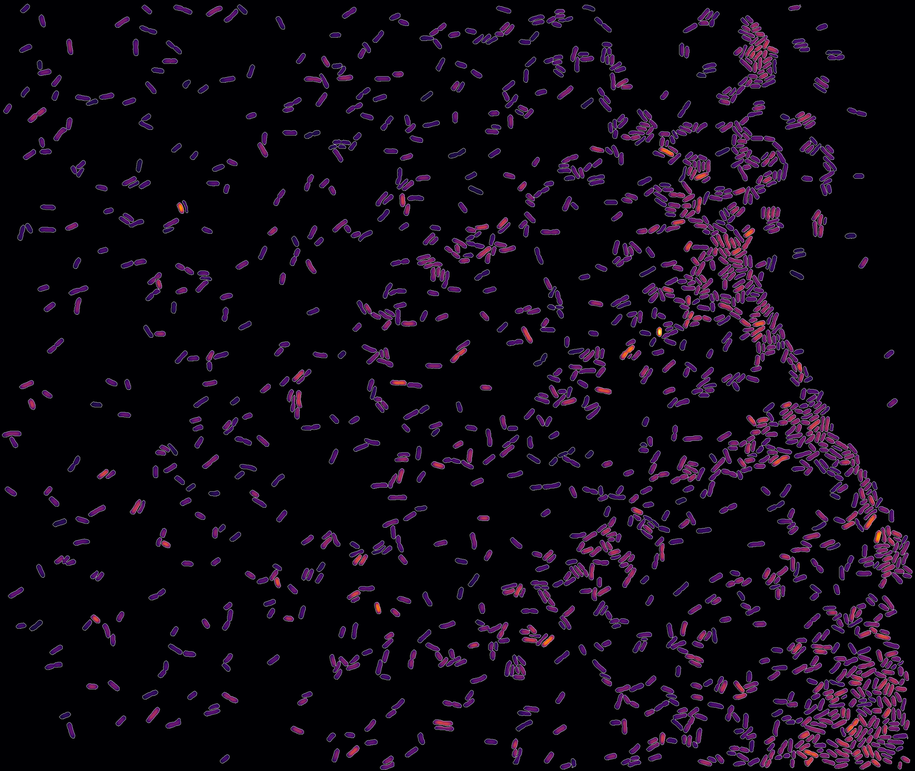
#> input picture seg.png, 915 x 771 px, shrunk from 2191 x 1847 before the run
$ python -i image.py   (imports and definitions only)   (older library calls are emulated)
#> lines starting #> are read from the running program, lines starting #| are printed output that depends on the picture; after the words box and inside, x2 and y2 are one past the last pixel; in counts of white or black regions, pixels touching at a corner belong together
# -*- coding: utf-8 -*-
import skimage.segmentation
import skimage.io
import skimage.morphology
import skimage.filters
import skimage.measure
import scipy.ndimage
import numpy as np
import pandas as pd


# [82 lines left out: functions projection, generate_flatfield, not called in this run]

def find_zero_crossings(im, selem, thresh):
    """
    This  function computes the gradients in pixel values of an image after
    applying a sobel filter to a given image. This  function is later used in
    the Laplacian of Gaussian cell segmenter (log_segmentation) function. The
    arguments are as follows.

    Parameters
    ----------
    im : 2d-array
        Image to be filtered.
    selem : 2d-array, bool
        Structural element used to compute gradients.
    thresh :  float
        Threshold to define gradients.

    Returns
    -------
    zero_cross : 2d-array
        Image with identified zero-crossings.

    Notes
    -----
    This function as well as `log_segmentation` were written by Justin Bois.
    http://bebi103.caltech.edu/
    """

    # apply a maximum and minimum filter to the image.
    im_max = scipy.ndimage.filters.maximum_filter(im, footprint=selem)
    im_min = scipy.ndimage.filters.minimum_filter(im, footprint=selem)

    # Compute the gradients using a sobel filter.
    im_filt = skimage.filters.sobel(im)

    # Find the zero crossings.
    zero_cross = (((im >= 0) & (im_min < 0)) | ((im <= 0) & (im_max > 0)))\
        & (im_filt >= thresh)

    return zero_cross


# #################
def log_segmentation(im, selem=None, thresh=0.0001, radius=2.0,
                     median_filt=True, clear_border=True, label=False):
    """
    This function computes the Laplacian of a gaussian filtered image and
    detects object edges as regions which cross zero in the derivative.

    Parameters
    ----------
    im :  2d-array
        Image to be processed. Must be a single channel image.
    selem : 2d-array, bool
        Structural element for identifying zero crossings. Default value is
        a 2x2 pixel square.
    radius : float
        Radius for gaussian filter prior to computation of derivatives.
    median_filt : bool
        If True, the input image will be median filtered with a 3x3 structural
        element prior to segmentation.
    selem : 2d-array, bool
        Structural element to be applied for laplacian calculation.
    thresh : float
        Threshold past which
    clear_border : bool
        If True, segmented objects touching the border will be removed.
        Default is True.
    label : bool
        If True, segmented objecs will be labeled. Default is False.

    Returns
    -------
    im_final : 2d-array
        Final segmentation mask. If label==True, the output will be a integer
        labeled image. If label==False, the output will be a bool.

    Notes
    -----
    We thank Justin Bois in his help writing this function.
    https://bebi103.caltech.edu
    """

    # Test that the provided image is only 2-d.
    if len(np.shape(im)) > 2:
        raise ValueError('image must be a single channel!')

    # Determine if the image should be median filtered.
    if median_filt is True:
        selem = skimage.morphology.square(3)
        im_filt = scipy.ndimage.median_filter(im, footprint=selem)
    else:
        im_filt = im
    # Ensure that the provided image is a float.
    if np.max(im) > 1.0:
        im_float = skimage.img_as_float(im_filt)
    else:
        im_float = im_filt

    # Compute the LoG filter of the image.
    im_LoG = scipy.ndimage.filters.gaussian_laplace(im_float, radius)

    # Define the structural element.
    if selem is None:
        selem = skimage.morphology.square(3)

    # Using find_zero_crossings, identify the edges of objects.
    edges = find_zero_crossings(im_LoG, selem, thresh)

    # Skeletonize the edges to a line with a single pixel width.
    skel_im = skimage.morphology.skeletonize(edges)

    # Fill the holes to generate binary image.
    im_fill = scipy.ndimage.morphology.binary_fill_holes(skel_im)

    # Remove small objects and objects touching border.
    im_final = skimage.morphology.remove_small_objects(im_fill)
    if clear_border is True:
        im_final = skimage.segmentation.clear_border(im_final, buffer_size=5)

    # Determine if the objects should be labeled.
    if label is True:
        im_final = skimage.measure.label(im_final)

    # Return the labeled image.
    return im_final

>>> import cv2
>>> picture = cv2.imread('../seg.png', cv2.IMREAD_GRAYSCALE)
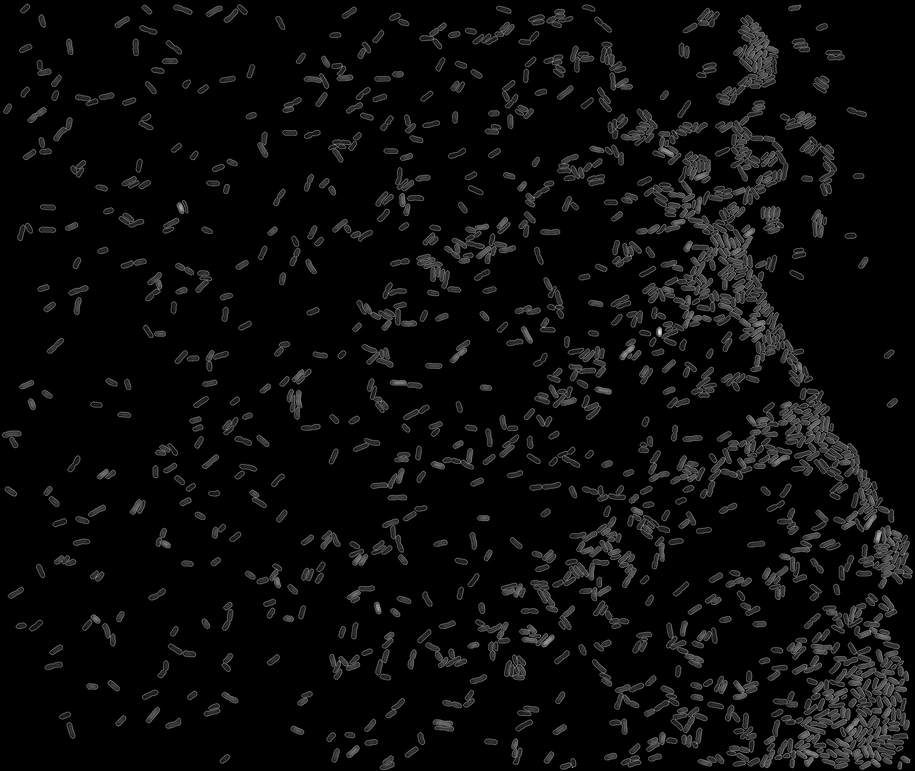
#> picture: shape (771, 915); min 0, max 240, mean 10.5
>>> result = log_segmentation(picture)
#> in log_segmentation, `im_LoG = scipy.ndimage.filters.gaussian_laplace(im_float, radius)`:
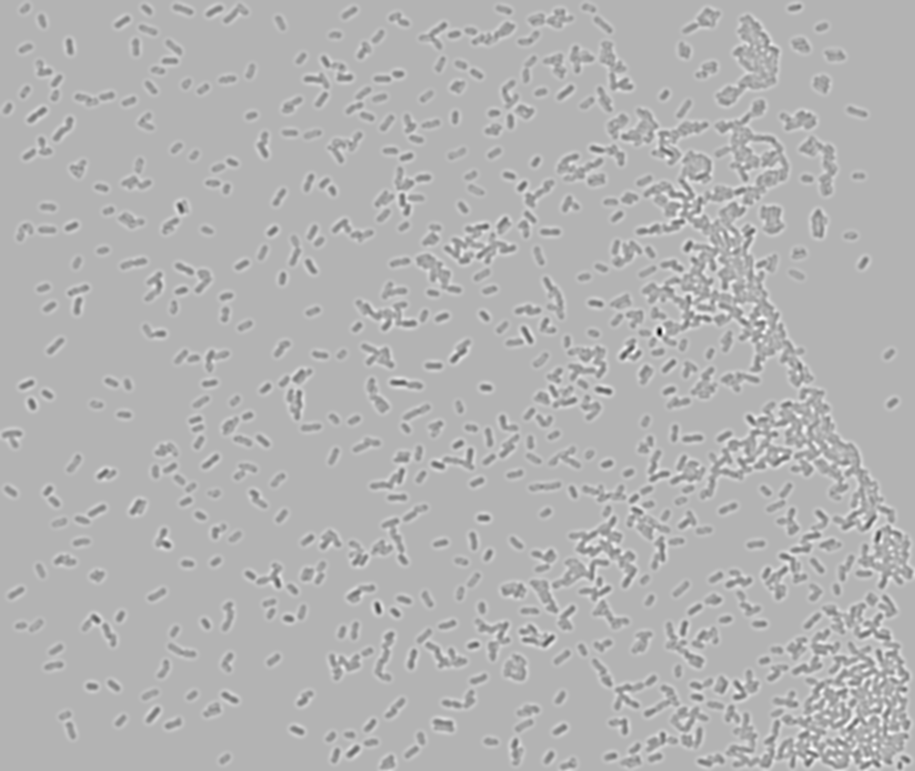
#> im_LoG: shape (771, 915) float64; min -0.109, max 0.0461, mean -6.33e-06; drawn with min black and max white
#> in find_zero_crossings, `im_filt = skimage.filters.sobel(im)`:
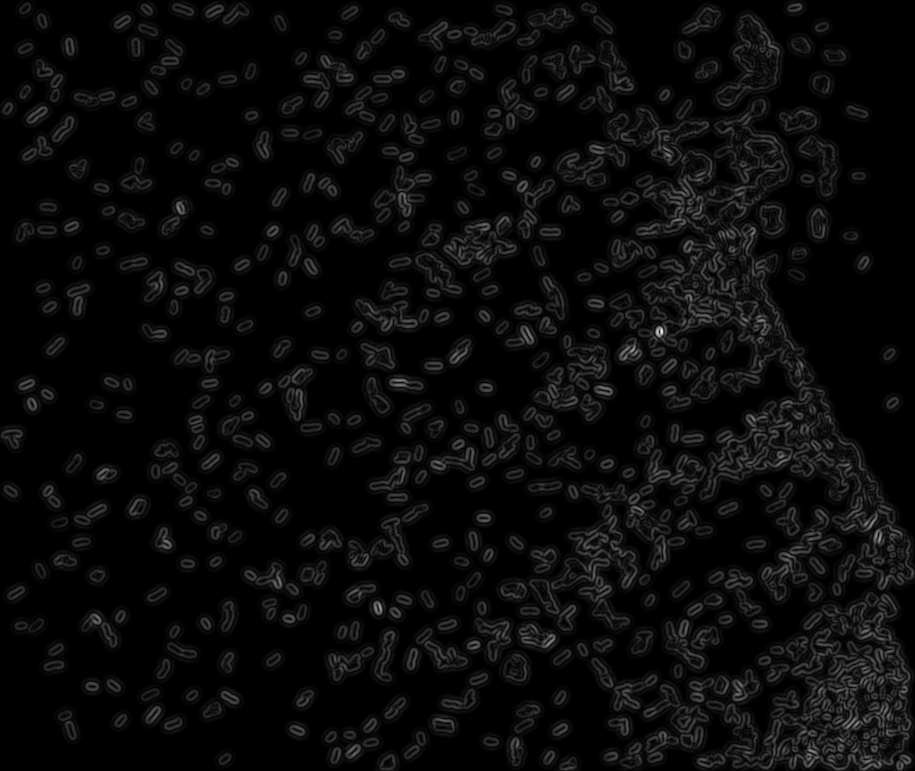
#> im_filt: shape (771, 915) float64; min 0, max 0.0714, mean 0.00303; drawn with min black and max white
#> in find_zero_crossings, `zero_cross = (((im >= 0) & (im_min < 0)) | ((im <= 0) & (im_max > 0)))..`:
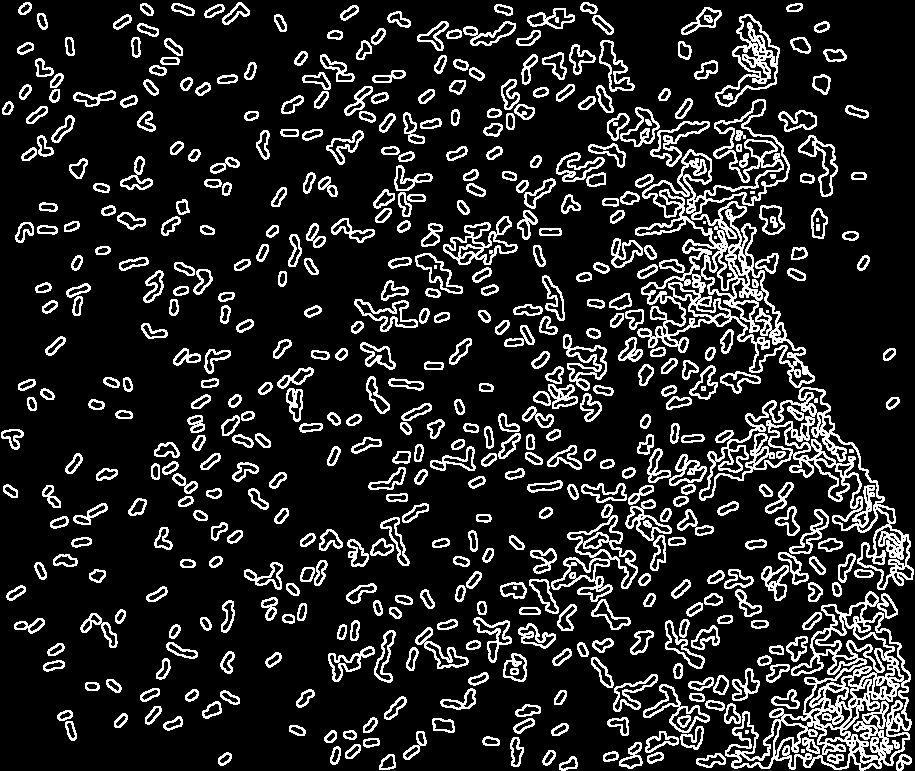
#> zero_cross: shape (771, 915) bool; 15.1% white in thin lines or dots
#> in log_segmentation, `skel_im = skimage.morphology.skeletonize(edges)`:
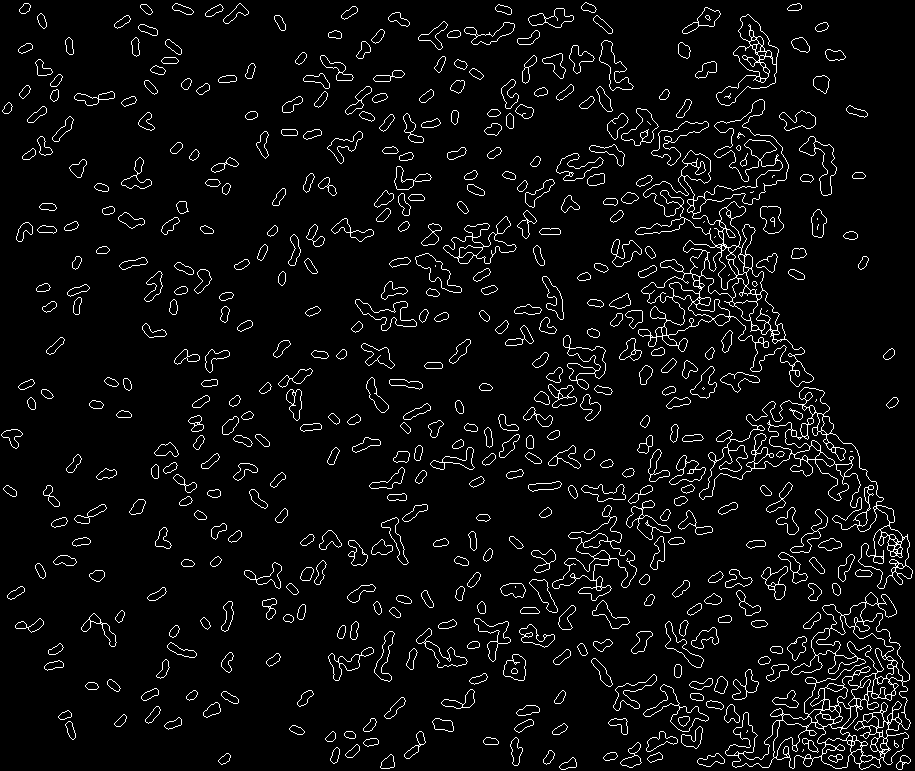
#> skel_im: shape (771, 915) bool; 5.1% white in thin lines or dots
#> in log_segmentation, `im_fill = scipy.ndimage.morphology.binary_fill_holes(skel_im)`: im_fill: shape (771, 915) bool; 19.7% white; 488 white regions, largest, box (x1, y1, x2, y2) and area: (635, 99, 814, 387) 17025, (725, 592, 911, 770) 16005, (699, 387, 913, 589) 11446
#> in log_segmentation, `im_final = skimage.morphology.remove_small_objects(im_fill)`: im_final: shape (771, 915) bool; 19.7% white; 491 white regions, largest, box (x1, y1, x2, y2) and area: (635, 99, 814, 387) 16842, (725, 592, 911, 770) 16005, (699, 387, 913, 589) 11446
#> in log_segmentation, `im_final = skimage.segmentation.clear_border(im_final, buffer_size=5)`:
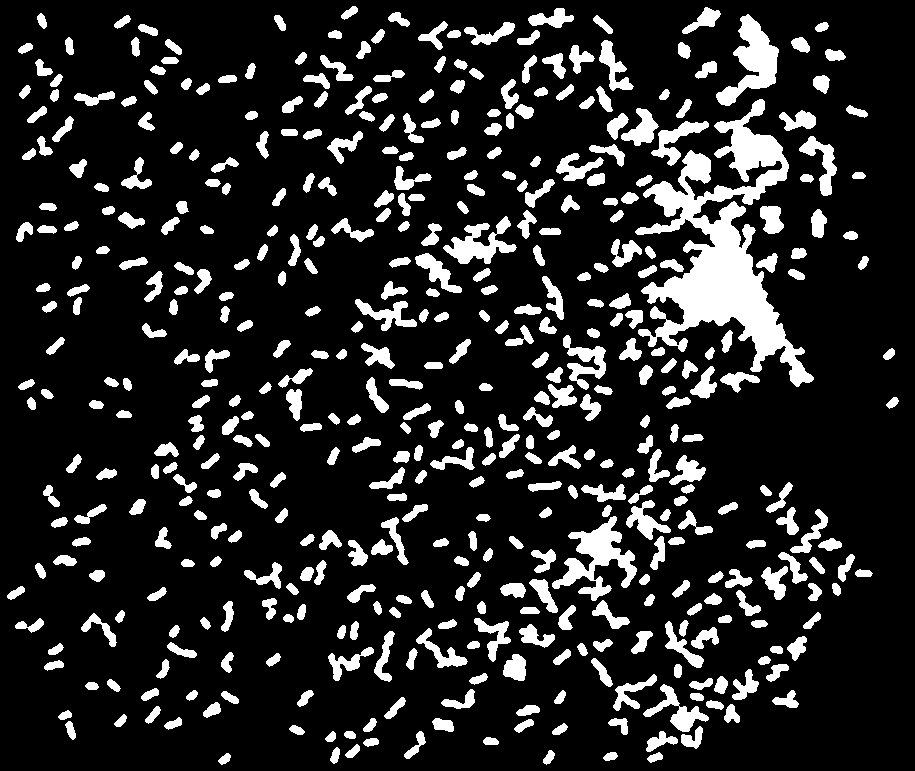
#> im_final: shape (771, 915) bool; 15.5% white; 472 white regions, largest, box (x1, y1, x2, y2) and area: (635, 99, 814, 387) 16842, (552, 516, 637, 601) 2724, (716, 14, 779, 106) 2433
